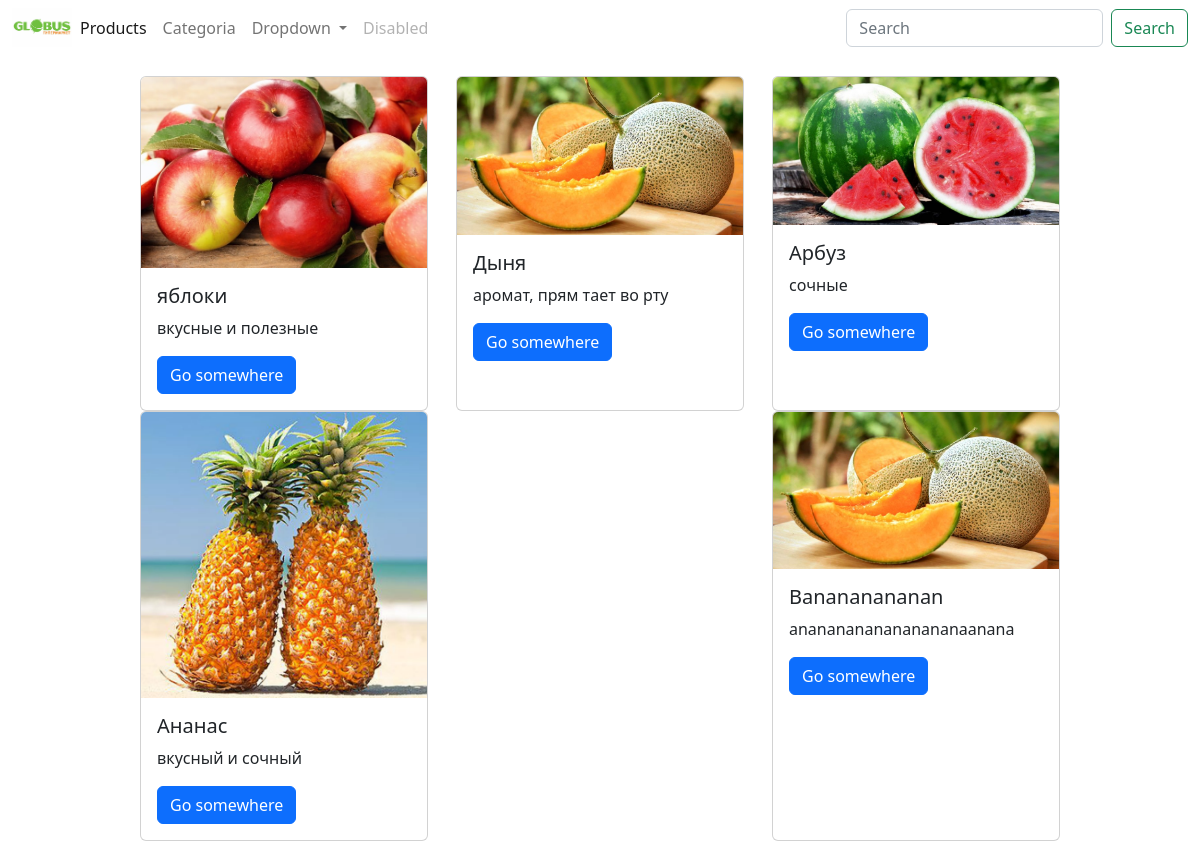
/products/, run on an earlier commit of the app's database.
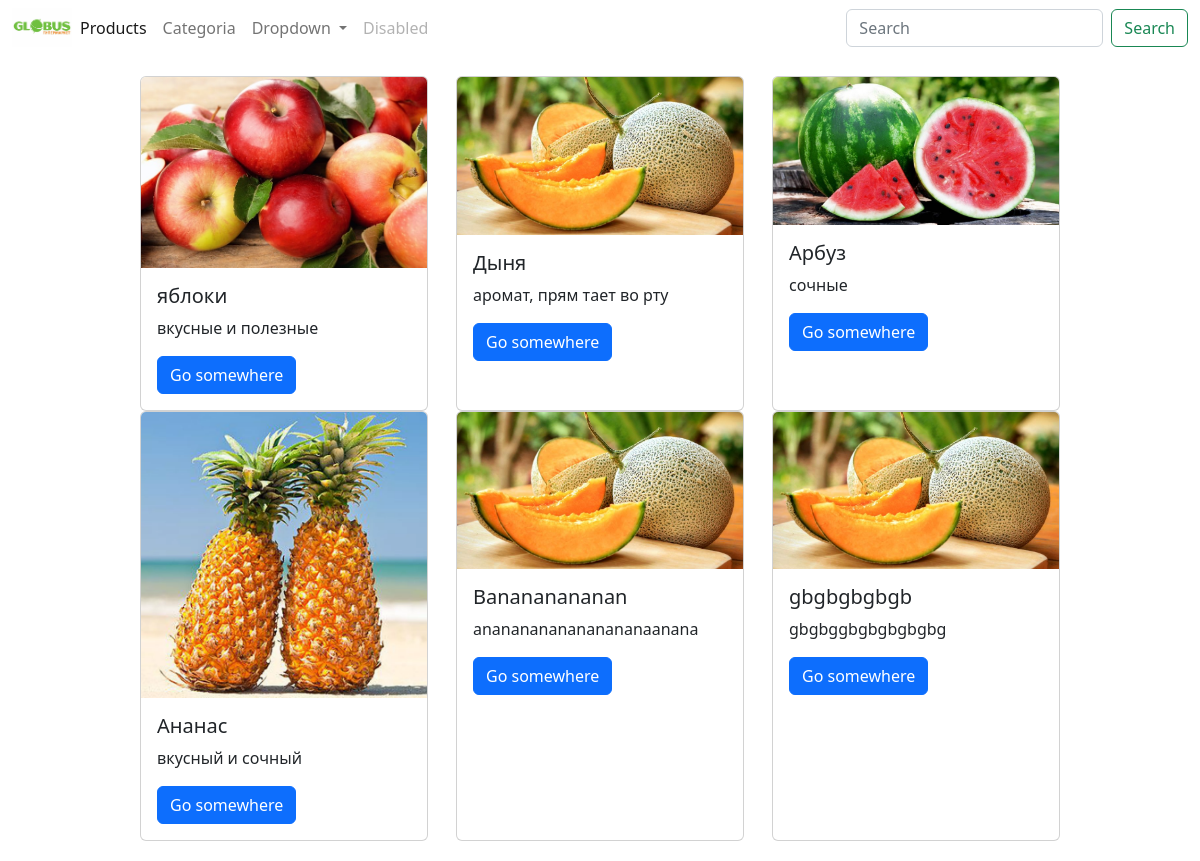
And on a later commit of the database.
### posts/models.py (models this page shows, shortened)
class Product(models.Model):
    image = models.ImageField(upload_to="photos",verbose_name="Фото")
    title = models.CharField(max_length=256)
    description = models.TextField()

### posts/views.py (the view)
# urls.py: path('products/', products_view),
def products_view(request):
    if request.method == "GET":
        product = Product.objects.all()
        context_data = {"product": product}
        return render(request, "products/products.html", context=context_data)

### templates/products/products.html (shortened to what this page needs)
{% extends 'layouts/index.html' %}
{% load static %}
{% block head %}
  <link rel="stylesheet" href="{% static 'css/product.css' %}">
{% endblock  %}
{% block content %}
<div class="product">
{% for products in product %}
  <div class="card" style="width: 18rem;">
    <img src="{{products.image.url}}" class="card-img-top" alt="Kairat">
    <div class="card-body">
      <h5 class="card-title">{{products.title}}</h5>
      <p class="card-text">{{products.description}}</p>
      <a href="/products/{{products.id}}/" class="btn btn-primary">Go somewhere</a>
    </div>
  </div>
  {% endfor %}
</div>
{% endblock  %}

What changed in the data, as far as the page shows it:
added Product: image (picture), title "gbgbgbgbgb", description "gbgbggbgbgbgbgbg"
